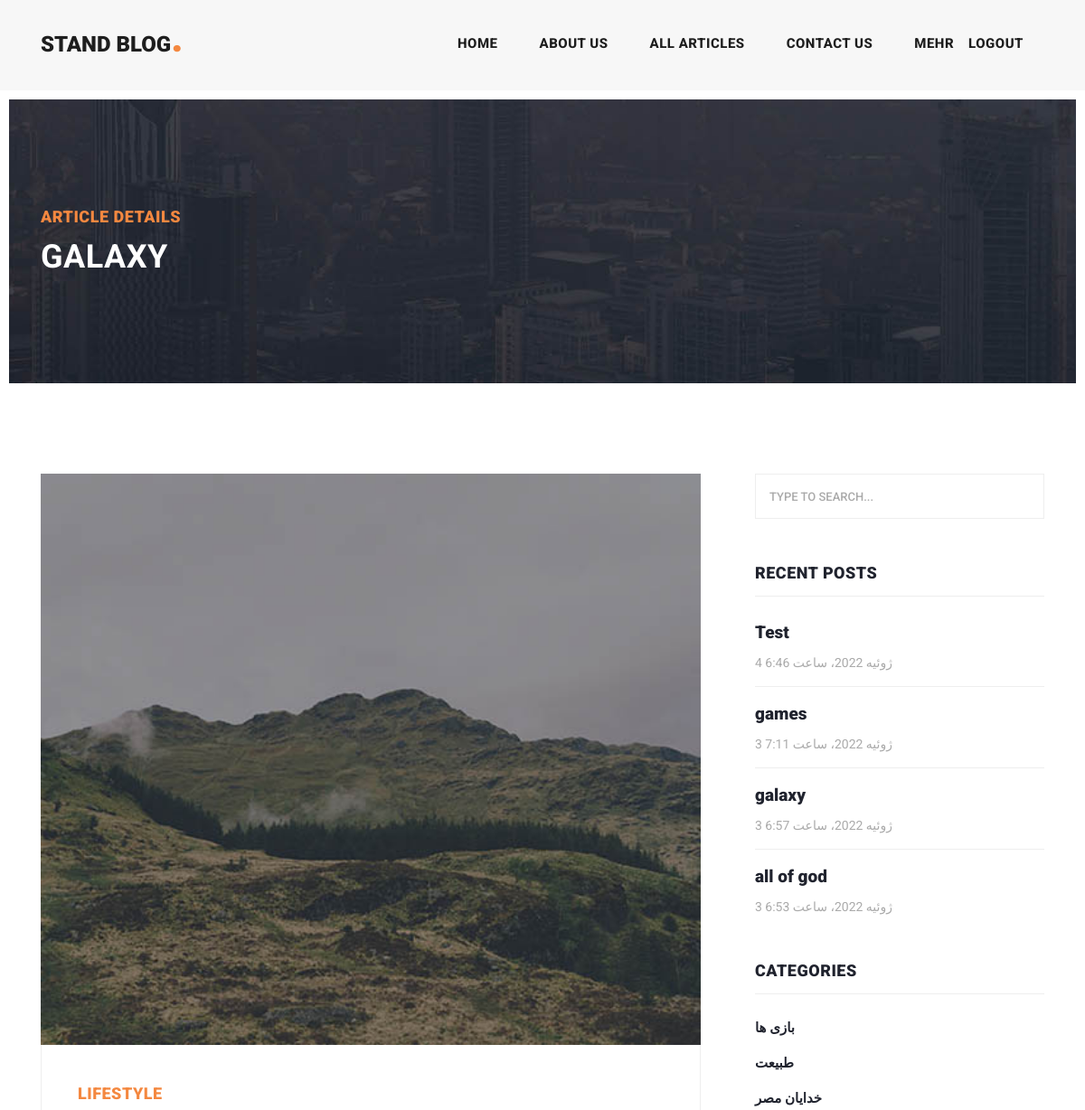
Before: /articles/detail/galaxy (signed in, upper part) with the older database file.
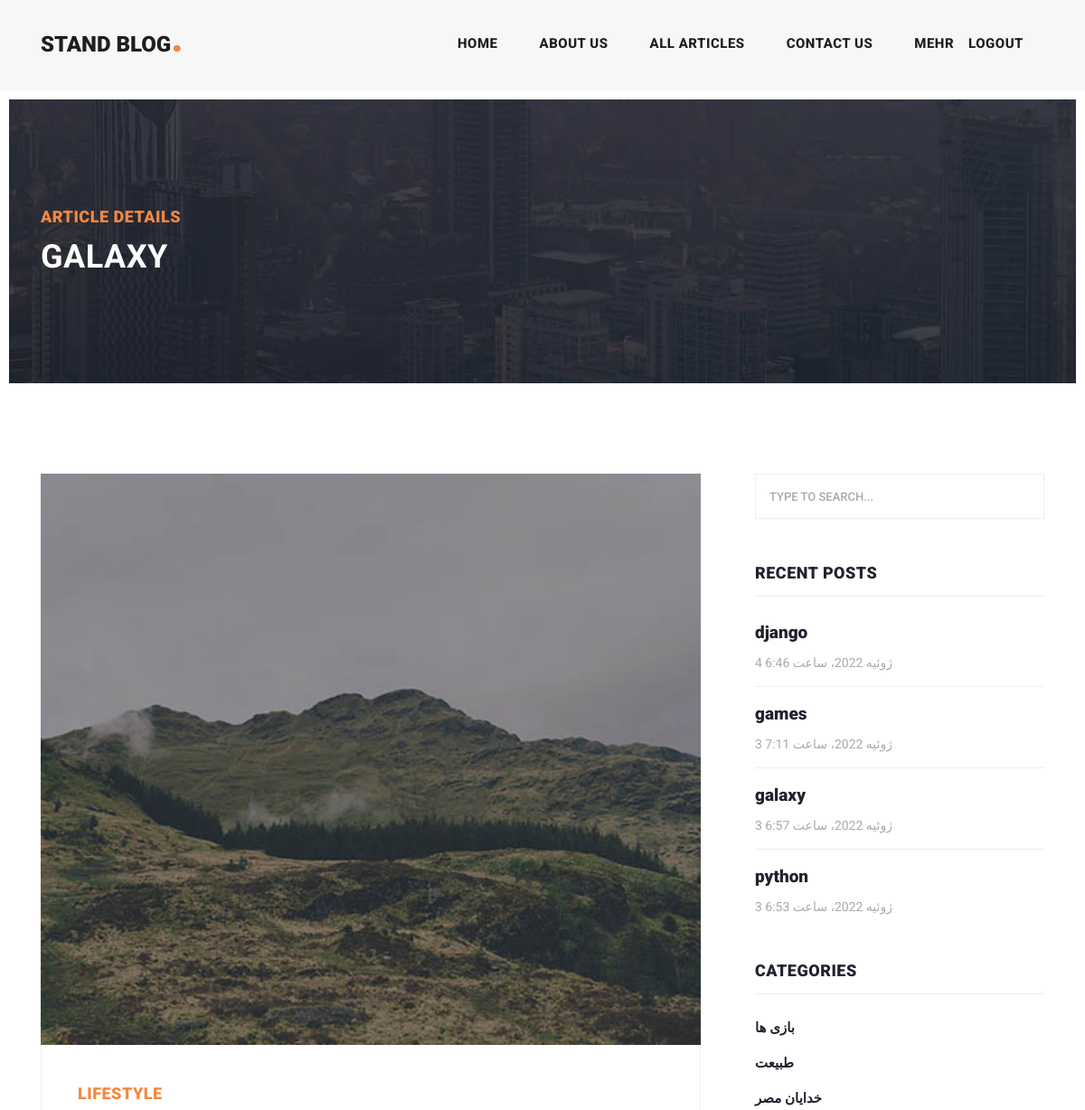
After: the same page with the newer database file.
### blog/models.py (models this page shows, shortened)
class Article(models.Model):
    author = models.ForeignKey(User, on_delete=models.CASCADE, related_name="articles", verbose_name="نویسنده ی مقاله")
    category = models.ManyToManyField(Category, related_name="artilces", verbose_name="دسته بندی")
    title = models.CharField(max_length=70, verbose_name="عنوان")
    body = models.TextField(verbose_name="بدنه")
    image = models.ImageField(upload_to="images/articles", blank=True, null=True, verbose_name="عکس")
    created = models.DateTimeField(auto_now_add=True)
    updated = models.DateTimeField(auto_now=True)
    status = models.BooleanField(default=True, verbose_name="وضعیت")
    published = models.BooleanField(default=True, verbose_name="منتشر شده")
    slug = models.SlugField(blank=True, unique=True, verbose_name="ادرس اینترنتی")
    pub_date = models.DateTimeField(default=timezone.now(),  verbose_name="زمان انتشار")
    objects = models.Manager()
    custom_manager = ArticleManager()
    def get_absolute_url(self):
        return reverse('blog:article_detail', kwargs={'slug': self.slug})
    def show_image(self):
        if self.image:
            return format_html(f'<img src="{self.image.url}" width="50px" height="50px">')
        return format_html('<h3 style="color: red">تصویر ندارد</h3>')
    show_image.short_description = " تصویر"
    class Meta:
        ordering = ('-created',)
        verbose_name = "مقاله"
        verbose_name_plural = "مقالات"

### blog/views.py (the view)
# urls.py: path('detail/<slug:slug>', views.ArticleDetailView.as_view(), name="article_detail"),
class ArticleDetailView(CustomLoginRequiredMixin, DetailView):
    model = Article
    def get_object(self):
        slug = self.kwargs.get('slug')
        return get_object_or_404(Article.objects.all(), slug=slug)
    def get_context_data(self, **kwargs):
        context = super().get_context_data(**kwargs)
        context['comment'] = Comment.objects.all()
        context['form'] = Comment()
        if self.request.user.is_authenticated:
            if self.request.user.likes.filter(article__slug=self.object.slug, user_id=self.request.user.id).exists():
                context['is_liked'] = True
            else:
                context['is_liked'] = False
        return context

### blog/mixins.py (called while the page is built)
    def dispatch(self, request, *args, **kwargs):
        if not request.user.is_authenticated:
            return redirect("account:login")
        return super(CustomLoginRequiredMixin, self).dispatch(request, *args, **kwargs)

### context_processors/context_processors.py (called while the page is built)
def recent_articles(request):
    recent_article = Article.objects.order_by('-created')[:4]
    categories = Category.objects.all()
    return {"recent_article": recent_article, "categories": categories}

### blog/templates/blog/article_detail.html (shortened to what this page needs)
{% extends 'base.html' %}
{% load static %}
{% block content %}
    <div class="heading-page header-text">
        <section class="page-heading">
            <div class="container">
                <div class="row">
                    <div class="col-lg-12">
                        <div class="text-content">
                            <h4>Article Details</h4>
                            <h2>{{ article.title }}</h2>
                        </div>
                    </div>
                </div>
            </div>
        </section>
    </div>
    <section class="blog-posts grid-system">
        <div class="container">
            <div class="row">
                <div class="col-lg-8">
                    <div class="all-blog-posts">
                        <div class="row">
                            <div class="col-lg-12">
                                <div class="blog-post">
                                    <div class="blog-thumb">
                                        <img src="{{ object.image.url }}" alt="">
                                    </div>
                                    <div class="down-content">
                                        <span>Lifestyle</span>
                                    </div>
                                </div>
                            </div>
                        </div>
                    </div>
                </div>
                {% include "includes/sidebar.html" %}
            </div>
        </div>
    </section>
{% endblock %}

### templates/includes/sidebar.html (shortened to what this page needs)
<div class="col-lg-4">
    <div class="sidebar">
        <div class="row">
            <div class="col-lg-12">
                <div class="sidebar-item search">
                    <form id="search_form" name="gs" method="GET" action="{% url "blog:search_articles" %}">
                        <input type="text" name="q" class="searchText" placeholder="type to search..."
                               autocomplete="on">
                    </form>
                </div>
            </div>
            <div class="col-lg-12">
                <div class="sidebar-item recent-posts">
                    <div class="sidebar-heading">
                        <h2>Recent Posts</h2>
                    </div>
                    <div class="content">
                        <ul>
                            {% for recent in recent_article %}
                                <li><a href="{{ recent.get_absolute_url }}">
                                    <h5>{{ recent.title }}</h5>
                                    <span>{{ recent.created }}</span>
                                </a></li>
                            {% endfor %}
                        </ul>
                    </div>
                </div>
            </div>
            <div class="col-lg-12">
                <div class="sidebar-item categories">
                    <div class="sidebar-heading">
                        <h2>Categories</h2>
                    </div>
                    <div class="content">
                        <ul>
                            {% for cat in categories %}
                                <li><a href="{% url "blog:category_detail" cat.id %}">{{ cat.title }}</a></li>
                            {% endfor %}
                        </ul>
                    </div>
                </div>
            </div>
        </div>
    </div>
</div>

Changed rows visible on the page:
changed Article: title "Test" → "django"
changed Article: title "all of god" → "python"
